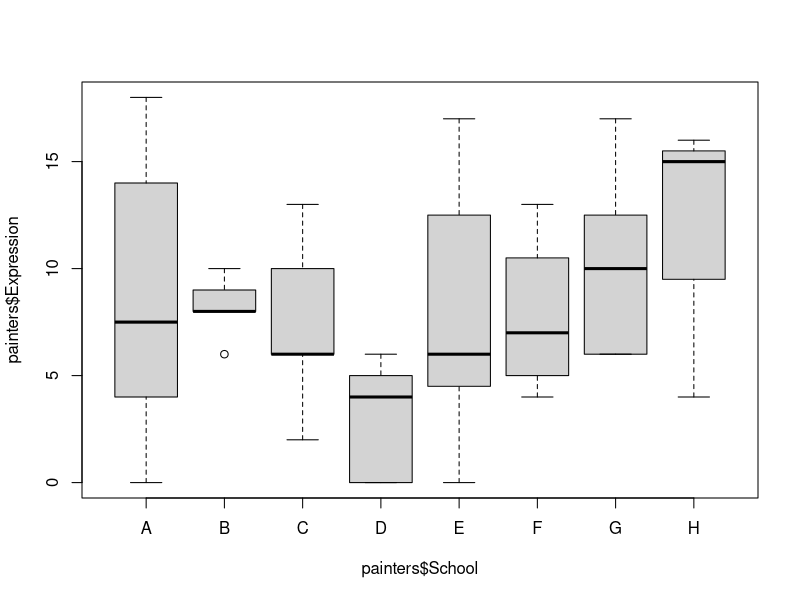
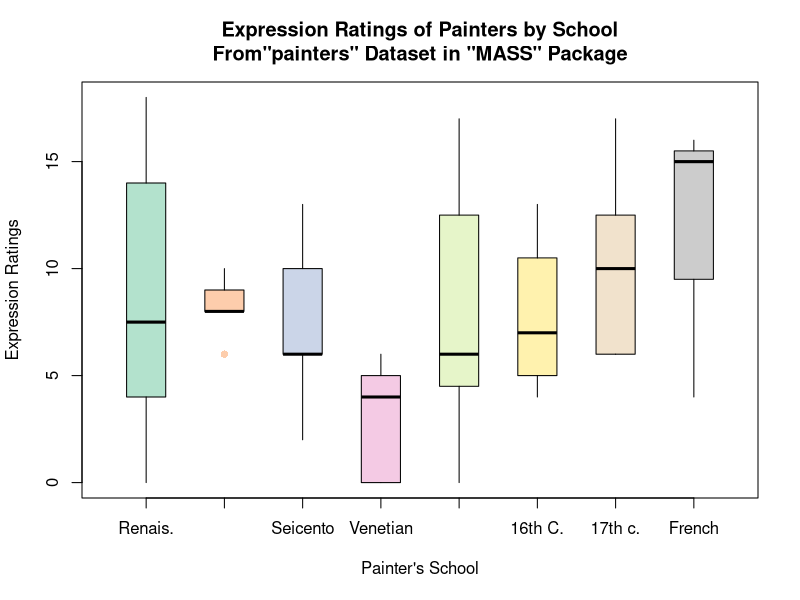

R code for these plots, in order:
# Ex06_02
# Creating Grouped Box Plots
# Comparing groups on the same quantitative function

# Load Data
# Use dataset "painters" from the package
require(MASS)
?painters
data("painters")
painters

# Draw boxplots of outcome (Expression) by group (School)
# Basic version
boxplot(painters$Expression ~ painters$School)

# Modified version
require(RColorBrewer)
boxplot(painters$Expression ~ painters$School,
        col = brewer.pal(8, "Pastel2"),
         names = c("Renais.",
                  "Mannerist",
                  "Seicento",
                  "Venetian",
                  "Lombard",
                  "16th C.",
                  "17th c.",
                  "French"),
        # notch = TRUE # Not good because of small samples; don't use
        boxwex = 0.5, # Width of box
        whisklty = 1,# Whisker line type; 1 = solid line
        staplelty = 0, # Staple type; 0 = none
        outpch = 16, # Outlier symbol; 16 = filled circle
        outcol = brewer.pal(8, "Pastel2"), # Outlier
        main = "Expression Ratings of Painters by School\nFrom\"painters\" Dataset in \"MASS\" Package",
        xlab = "Painter's School",
        ylab = "Expression Ratings")

# Clean Up
detach("package:MASS", unload=TRUE)
detach("package:RColorBrewer", unload=TRUE)
rm(list=ls())
